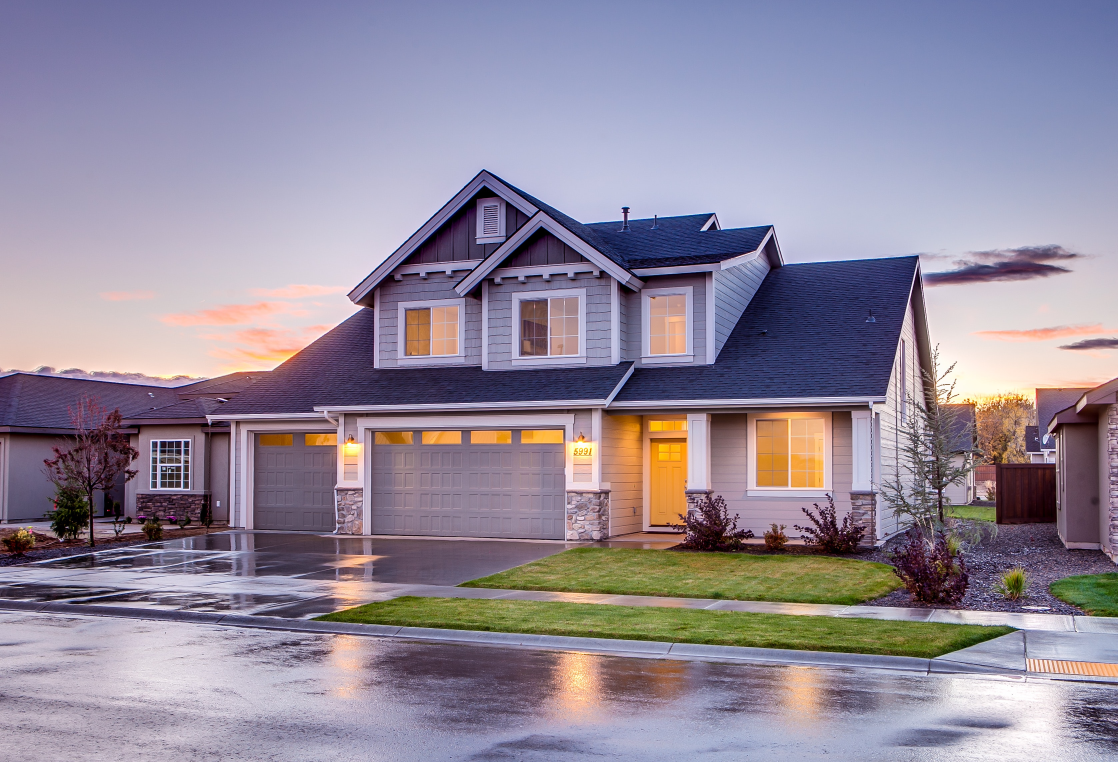
#> input picture try/try.jpg, 3352 x 2286 px (shown at 1/3 size)
$ python cv2_drawlines.py
#> lines starting #> are read from the running program, lines starting #| are printed output that depends on the picture
import cv2
import numpy as np

# Handle the display
cv2.namedWindow('Image', cv2.WINDOW_NORMAL)
cv2.resizeWindow('Image', 640, 480)
cv2.moveWindow('Image', 800, 0)

# Open the image
path = 'try.jpg'
img = cv2.imread(path)
#> img is the input picture: shape (2286, 3352, 3); mean B, G, R 154.2, 137.5, 146.3
img = cv2.cvtColor(img, cv2.COLOR_BGR2GRAY)
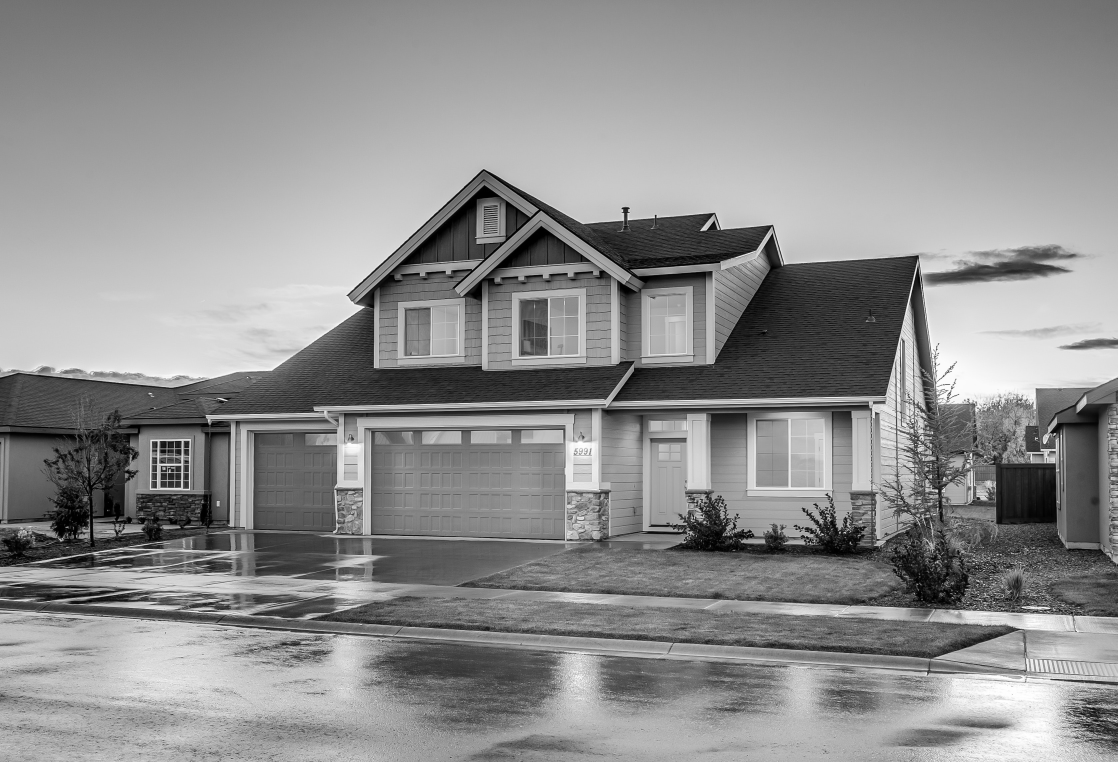
#> img: shape (2286, 3352) (shown at 1/3 size); min 0, max 255, mean 142

# Get the features
desc = cv2.goodFeaturesToTrack(img, 5, 0.01, 20)
#> desc = [[2831, 1125], [3011, 1785], [2907, 1807], [2856, 1792], [2924, 1691]]
#> (the run stopped early here; a loop or call above may not have finished)
